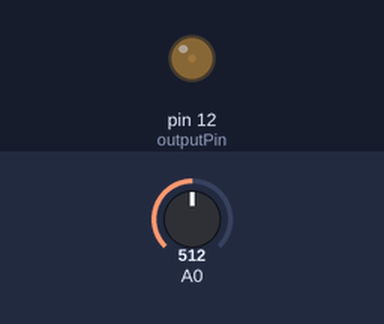
The sketch below on a simulated Arduino Uno, built with avr-gcc and run on an emulated ATmega328P. Parts: output pins drawn as LEDs (lit = HIGH). Inputs (shaded band) come from the test bench; at power-on: A0 = 512. What the sketch prints to the serial monitor is not drawn.

Above: at 1.2 s.
1.3 s: A0 set to 716
At 2.0 s:
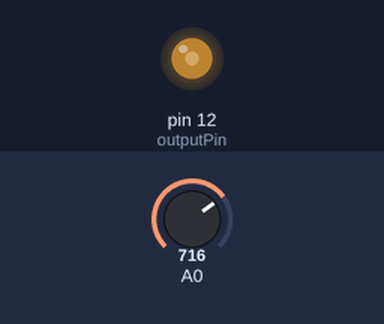
2.8 s: A0 set to 900
At 4.0 s:
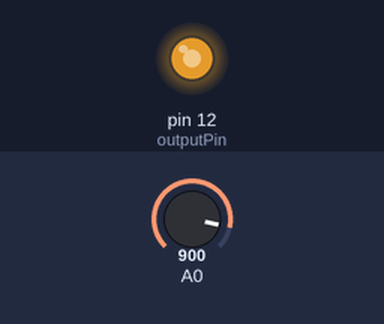
4.3 s: A0 set to 306
At 5.5 s:
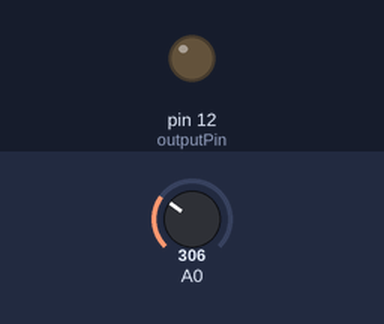
Timing chart, 0 to 7.3 s (numbered marks = the images above; inputs shaded):
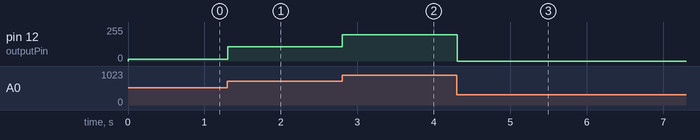

Measured:
- after the input at 1.3 s, pin 12 (outputPin): 12/255 → 107/255 at once
- after the input at 2.8 s, pin 12 (outputPin): 107/255 → 196/255 at once
- after the input at 4.3 s, pin 12 (outputPin): 196/255 → 0/255 at once

The sketch:

SimplePotentiometer.ino
```cpp
/**************
 *  RobotDyn
 *  Dimmer Library
 *  **************
 *
 *  The following sketch is meant to to define dimming value through potentiometer,
 *  The potentiometer values are changing in range from 0 to 1023
 *  potentiometer values are converted through the map function to values from 0 to 100% and saved in dimmer.setPower(outVal);
 *  Serial.begin is used to display dimming values
 *
 *
 *  ---------------------- OUTPUT & INPUT Pin table ---------------------
 *  +---------------+-------------------------+-------------------------+
 *  |   Board       | INPUT Pin               | OUTPUT Pin              |
 *  |               | Zero-Cross              |                         |
 *  +---------------+-------------------------+-------------------------+
 *  | Lenardo       | D7 (NOT CHANGABLE)      | D0-D6, D8-D13           |
 *  +---------------+-------------------------+-------------------------+
 *  | Mega          | D2 (NOT CHANGABLE)      | D0-D1, D3-D70           |
 *  +---------------+-------------------------+-------------------------+
 *  | Uno           | D2 (NOT CHANGABLE)      | D0-D1, D3-D20           |
 *  +---------------+-------------------------+-------------------------+
 *  | ESP8266       | D1(IO5),    D2(IO4),    | D0(IO16),   D1(IO5),    |
 *  |               | D5(IO14),   D6(IO12),   | D2(IO4),    D5(IO14),   |
 *  |               | D7(IO13),   D8(IO15),   | D6(IO12),   D7(IO13),   |
 *  |               |                         | D8(IO15)                |
 *  +---------------+-------------------------+-------------------------+
 *  | ESP32         | 4(GPI36),   6(GPI34),   | 8(GPO32),   9(GP033),   |
 *  |               | 5(GPI39),   7(GPI35),   | 10(GPIO25), 11(GPIO26), |
 *  |               | 8(GPO32),   9(GP033),   | 12(GPIO27), 13(GPIO14), |
 *  |               | 10(GPI025), 11(GPIO26), | 14(GPIO12), 16(GPIO13), |
 *  |               | 12(GPIO27), 13(GPIO14), | 23(GPIO15), 24(GPIO2),  |
 *  |               | 14(GPIO12), 16(GPIO13), | 25(GPIO0),  26(GPIO4),  |
 *  |               | 21(GPIO7),  23(GPIO15), | 27(GPIO16), 28(GPIO17), |
 *  |               | 24(GPIO2),  25(GPIO0),  | 29(GPIO5),  30(GPIO18), |
 *  |               | 26(GPIO4),  27(GPIO16), | 31(GPIO19), 33(GPIO21), |
 *  |               | 28(GPIO17), 29(GPIO5),  | 34(GPIO3),  35(GPIO1),  |
 *  |               | 30(GPIO18), 31(GPIO19), | 36(GPIO22), 37(GPIO23), |
 *  |               | 33(GPIO21), 35(GPIO1),  |                         |
 *  |               | 36(GPIO22), 37(GPIO23), |                         |
 *  +---------------+-------------------------+-------------------------+
 *  | Arduino M0    | D7 (NOT CHANGABLE)      | D0-D6, D8-D13           |
 *  | Arduino Zero  |                         |                         |
 *  +---------------+-------------------------+-------------------------+
 *  | Arduino Due   | D0-D53                  | D0-D53                  |
 *  +---------------+-------------------------+-------------------------+
 *  | STM32         | PA0-PA15,PB0-PB15       | PA0-PA15,PB0-PB15       |
 *  | Black Pill    | PC13-PC15               | PC13-PC15               |
 *  | BluePill      |                         |                         |
 *  | Etc...        |                         |                         |
 *  +---------------+-------------------------+-------------------------+
 */

#include <RBDdimmer.h>//

//#define USE_SERIAL  SerialUSB //Serial for boards whith USB serial port
#define USE_SERIAL  Serial
#define outputPin  12
#define zerocross  5 // for boards with CHANGEBLE input pins

//dimmerLamp dimmer(outputPin, zerocross); //initialase port for dimmer for ESP8266, ESP32, Arduino due boards
dimmerLamp dimmer(outputPin); //initialase port for dimmer for MEGA, Leonardo, UNO, Arduino M0, Arduino Zero

int outVal = 0;

void setup() {
  USE_SERIAL.begin(9600);
  dimmer.begin(NORMAL_MODE, ON); //dimmer initialisation: name.begin(MODE, STATE)
}

void loop()
{
  outVal = map(analogRead(0), 485, 1023, 0, 100); // analogRead(analog_pin), min_analog, max_analog, 100%, 0%);
  USE_SERIAL.println(outVal);
  dimmer.setPower(outVal); // name.setPower(0%-100%)
}
```
